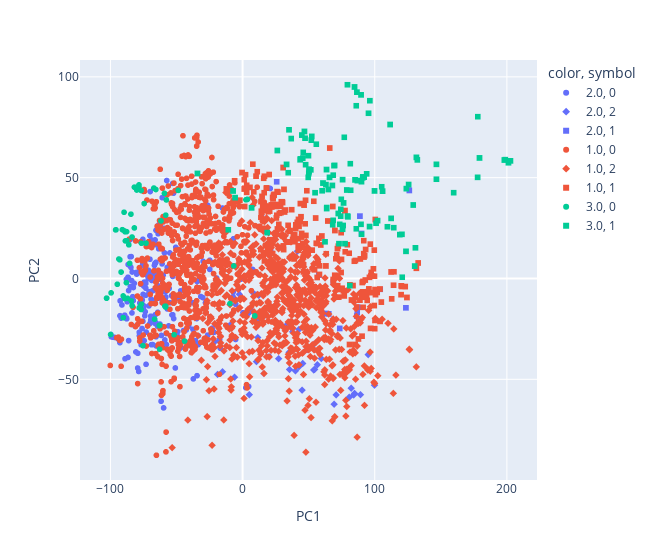

Write notebook code for a chart like this one.
### Markdown cell above
### Données normalisées

### Code cell
data_without_class_copy = data_without_class.copy()
scaler = StandardScaler()
scaled_data_without_class = scaler.fit_transform(data_without_class_copy)

cls = KMeans(n_clusters=3, init="k-means++")
cls.fit(scaled_data_without_class)
labels = pd.Series(cls.labels_, name="K-means")
labels = pd.Categorical(labels, categories=[0, 1, 2, 3])

color_categories = data['fetal_health'].astype(str)
symbol_categories = labels.astype(str)

fig = px.scatter(x=pcs.T[0], y=pcs.T[1], color=data['fetal_health'], symbol=labels,
                 labels={'x': 'PC1', 'y': 'PC2'}, width=650)
fig.show()



print(f"ARI : {adjusted_rand_score(labels, data['fetal_health'])}")

### Figure 1 — Plotly figure (JSON) as saved in the notebook; plotly's stock layout.template omitted (floating-point values rounded to 4 significant figures; data arrays with more than 128 entries replaced by an {"elided": "..."} marker saying what was removed)
{"data": [{"hovertemplate": "color=2.0<br>symbol=0<br>PC1=%{x}<br>PC2=%{y}<extra></extra>", "legendgroup": "2.0, 0", "marker": {"color": "#636efa", "symbol": "circle"}, "mode": "markers", "name": "2.0, 0", "showlegend": true, "type": "scattergl", "x": {"elided": "237 float values"}, "xaxis": "x", "y": {"elided": "237 float values"}, "yaxis": "y"}, {"hovertemplate": "color=2.0<br>symbol=2<br>PC1=%{x}<br>PC2=%{y}<extra></extra>", "legendgroup": "2.0, 2", "marker": {"color": "#636efa", "symbol": "diamond"}, "mode": "markers", "name": "2.0, 2", "showlegend": true, "type": "scattergl", "x": [53.79, 54.54, 42.6, 42.68, 10.49, 95.04, 5.061, -47.02, -46.45, 16.09, 41.5, 7.6, -5.944, -2.422, 27.26, 12.22, 56.57, 54.01, 45.49, 69.27, 70.81, 82.17, 4.798, 84.08, 59.56, 80.69, 84.74, 89.19, 99.81, 37.89, 40.0, 35.2, 48.82, 6.293, 33.33, 35.52, 11.48, 42.58, -20.94, -15.2, 45.02, -6.091, -18.93], "xaxis": "x", "y": [-45.38, -45.09, -43.72, -43.73, -41.24, -37.77, -57.63, -34.25, -34.13, -47.13, 13.52, -6.918, -38.61, -7.839, -39.77, -8.386, -42.76, -32.55, -42.15, -62.35, -57.73, -54.4, -17.13, -57.78, -39.7, -58.9, -57.0, -57.62, -52.91, -26.48, -45.8, -36.63, -35.3, -15.38, -23.09, -45.15, -29.28, -25.31, -31.27, -46.26, -55.38, -48.95, -47.57], "yaxis": "y"}, {"hovertemplate": "color=2.0<br>symbol=1<br>PC1=%{x}<br>PC2=%{y}<extra></extra>", "legendgroup": "2.0, 1", "marker": {"color": "#636efa", "symbol": "square"}, "mode": "markers", "name": "2.0, 1", "showlegend": true, "type": "scattergl", "x": [57.72, 104.1, 123.6, 25.8, 126.2, 86.42, 86.75, 65.24, 62.38, 73.51, 68.51, 87.16, 89.96, 30.73, 88.77], "xaxis": "x", "y": [1.695, -5.372, -14.56, 47.94, 43.66, -18.64, -16.8, -17.57, -17.36, -24.78, -1.547, -14.22, 22.28, 54.98, 30.93], "yaxis": "y"}, {"hovertemplate": "color=1.0<br>symbol=0<br>PC1=%{x}<br>PC2=%{y}<extra></extra>", "legendgroup": "1.0, 0", "marker": {"color": "#EF553B", "symbol": "circle"}, "mode": "markers", "name": "1.0, 0", "showlegend": true, "type": "scattergl", "x": {"elided": "700 float values"}, "xaxis": "x", "y": {"elided": "700 float values"}, "yaxis": "y"}, {"hovertemplate": "color=1.0<br>symbol=2<br>PC1=%{x}<br>PC2=%{y}<extra></extra>", "legendgroup": "1.0, 2", "marker": {"color": "#EF553B", "symbol": "diamond"}, "mode": "markers", "name": "1.0, 2", "showlegend": true, "type": "scattergl", "x": {"elided": "727 float values"}, "xaxis": "x", "y": {"elided": "727 float values"}, "yaxis": "y"}, {"hovertemplate": "color=1.0<br>symbol=1<br>PC1=%{x}<br>PC2=%{y}<extra></extra>", "legendgroup": "1.0, 1", "marker": {"color": "#EF553B", "symbol": "square"}, "mode": "markers", "name": "1.0, 1", "showlegend": true, "type": "scattergl", "x": {"elided": "228 float values"}, "xaxis": "x", "y": {"elided": "228 float values"}, "yaxis": "y"}, {"hovertemplate": "color=3.0<br>symbol=0<br>PC1=%{x}<br>PC2=%{y}<extra></extra>", "legendgroup": "3.0, 0", "marker": {"color": "#00cc96", "symbol": "circle"}, "mode": "markers", "name": "3.0, 0", "showlegend": true, "type": "scattergl", "x": [3.607, 3.666, 2.523, -59.11, -74.48, -76.78, -58.16, -78.38, -84.15, -76.55, -87.09, -80.1, -90.38, -99.52, -89.04, -91.93, -102.9, -102.9, -78.2, 9.253, 9.253, -94.8, -9.541, -87.91, -89.4, -91.0, -87.78, -88.81, -92.89, -93.59, -87.57, -88.69, -99.88, -85.48, -58.31, -58.28, -58.79, -63.01, -66.58, -90.3, -51.82, -43.88, -77.58, -83.62, -76.8, -62.61, -57.67, -78.42, -81.85, -81.78, -48.68, -65.62, -67.14, -81.89, -84.48, -76.54, -83.65, -73.09, -6.67, -86.06, -96.08, -95.81, -61.75, -89.69, -75.39, -62.77], "xaxis": "x", "y": [39.2, 39.24, 39.04, 42.21, 37.15, 43.62, 31.41, 45.47, -11.18, -12.73, -9.859, 43.88, -8.669, -7.144, -9.989, 3.188, -9.764, -9.764, -14.61, -18.56, -18.56, -2.863, -12.45, -2.083, 23.58, 24.19, 23.22, 23.13, 9.259, 9.648, 18.73, 18.63, -27.79, 7.489, -14.16, -13.71, -13.75, -23.34, -20.18, -19.45, -27.9, -31.05, -13.93, -13.45, -15.36, -23.24, 38.94, 46.4, 45.28, 45.29, 43.69, 44.12, 44.84, 25.07, 31.9, 17.47, 20.56, 17.51, 6.232, 16.68, 24.1, 24.13, 28.54, 32.85, -33.3, -35.11], "yaxis": "y"}, {"hovertemplate": "color=3.0<br>symbol=1<br>PC1=%{x}<br>PC2=%{y}<extra></extra>", "legendgroup": "3.0, 1", "marker": {"color": "#00cc96", "symbol": "square"}, "mode": "markers", "name": "3.0, 1", "showlegend": true, "type": "scattergl", "x": [159.7, 177.8, 120.6, 146.7, 130.8, 132.2, 95.3, 62.36, 90.01, 131.5, 123.7, 81.15, -5.676, -7.192, -34.13, 77.49, 130.2, 119.0, 146.7, 111.7, 60.18, 47.7, 54.87, 90.9, 89.95, 91.97, 81.52, 93.89, 91.03, 6.803, 18.6, 65.8, 105.9, 123.9, 125.6, 105.3, 86.89, 85.12, 99.84, 49.8, 45.9, 34.53, 55.78, 52.02, 52.39, 46.79, 44.86, 47.27, 36.79, 33.28, 35.15, 69.62, 79.43, 79.71, 69.19, 60.84, 96.33, 86.49, 89.66, 84.7, 79.35, 76.41, 89.57, 86.06, 74.33, 96.1, 102.1, 178.0, 201.2, 202.7, 198.8, 198.0, 179.3, -10.8, 64.92, 68.17, 68.53, 63.05, 63.61, 63.7, 68.58, 63.51, 74.67, 67.95, 51.65, 78.81, 81.79, 101.0, 112.4, 76.94, 129.1, 114.4, 109.6, 75.68, 49.67, 50.07, 50.33, 50.25, 120.8, 43.71, 43.54, 45.56, 26.29, 72.36, 74.25, 76.1, 73.53, 75.65, 72.96, 86.01], "xaxis": "x", "y": [42.54, 50.16, 21.89, 49.23, 15.21, 58.82, 81.94, 18.18, 21.95, 60.05, 13.45, -3.536, 40.1, 43.39, 52.08, 17.27, 6.141, 21.74, 56.6, 76.35, 43.49, 56.42, 42.53, 49.9, 47.98, 50.25, 56.93, 51.89, 50.36, 35.01, 22.74, 50.13, 43.31, 44.55, 46.57, 45.49, 48.56, 48.9, 43.42, 60.89, 62.51, 52.44, 66.59, 68.61, 70.44, 72.9, 71.13, 69.55, 69.37, 56.56, 73.72, 56.06, 30.95, 30.56, 55.95, 47.32, 88.15, 92.39, 91.04, 94.97, 96.07, 37.47, 26.87, 24.65, 34.3, 25.72, 28.7, 80.24, 57.37, 58.31, 58.93, 58.74, 59.78, 24.13, 44.13, 26.64, 28.83, 46.54, 34.68, 35.15, 51.24, 54.01, 39.27, 46.13, 53.88, 43.88, 43.75, 27.39, 29.8, 70.01, 36.44, 25.18, 25.64, 49.01, 50.14, 52.01, 52.93, 54.22, 0.6219, 59.29, 58.86, 59.66, 63.47, 32.23, 30.93, 26.27, 26.85, 24.39, 17.26, 85.66], "yaxis": "y"}], "layout": {"legend": {"title": {"text": "color, symbol"}, "tracegroupgap": 0}, "margin": {"t": 60}, "width": 650, "xaxis": {"anchor": "y", "domain": [0, 1], "title": {"text": "PC1"}}, "yaxis": {"anchor": "x", "domain": [0, 1], "title": {"text": "PC2"}}}}
